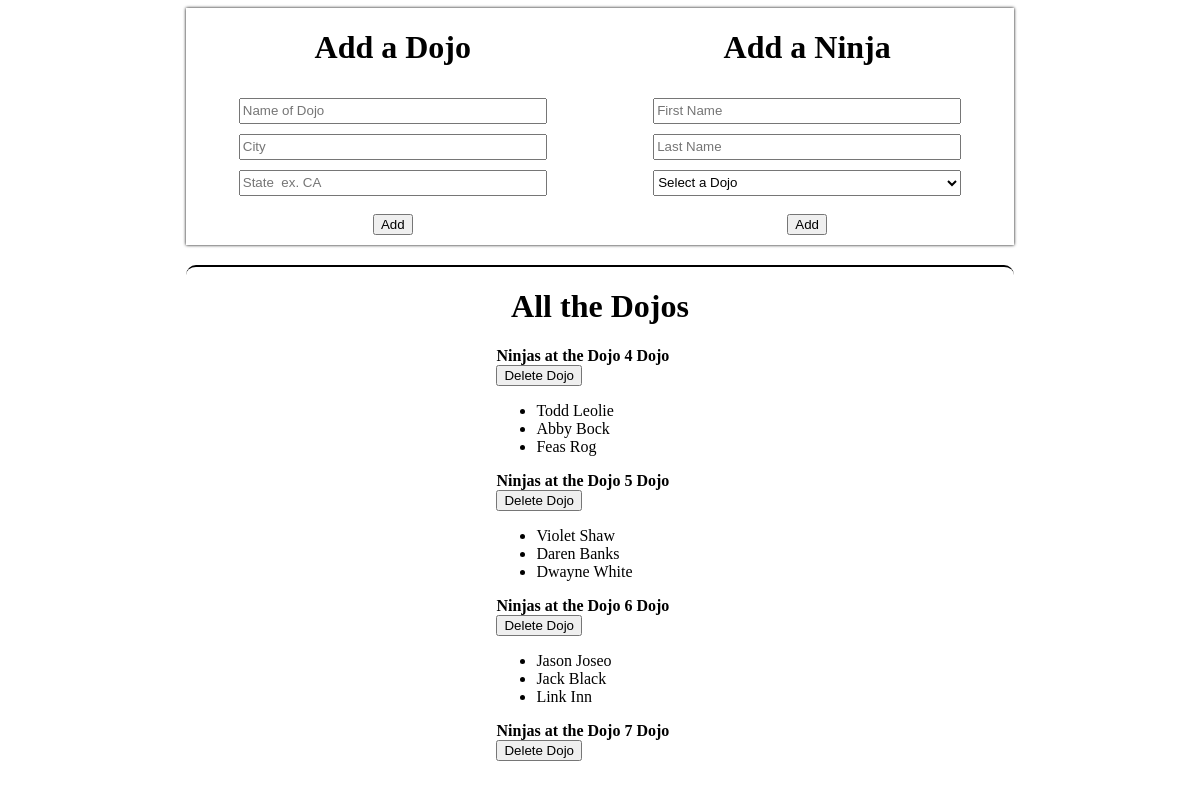
Before: / with the older database file.
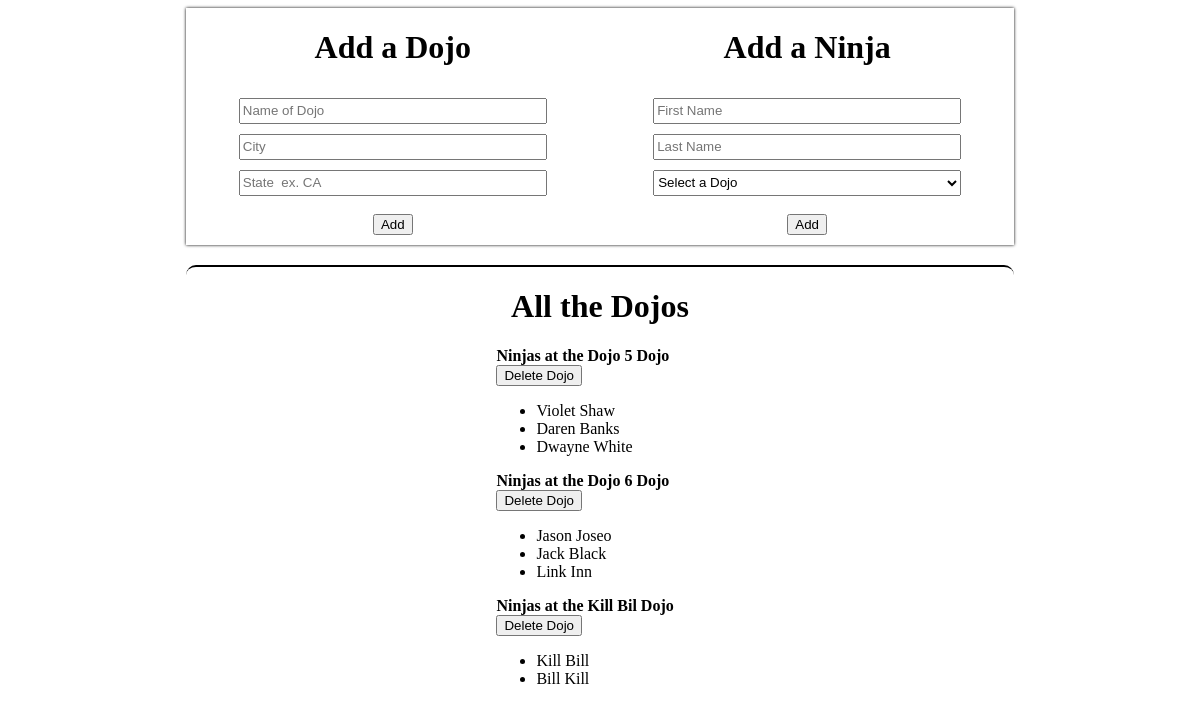
After: the same page with the newer database file.
### dojo_ninjas_app/models.py (models this page shows)
class Dojo(models.Model):
    loc_name = models.CharField(max_length = 40)
    city = models.CharField(max_length = 30)
    state = models.CharField(max_length = 30)
    desc = models.TextField(null=True)

class Ninja(models.Model):
    dojo = models.ForeignKey(Dojo, related_name="ninjas", on_delete = models.CASCADE)
    first_name = models.CharField(max_length = 30)
    last_name = models.CharField(max_length = 30)

### dojo_ninjas_app/views.py (the view)
# urls.py: path('', views.index),
def index(request):
    if 'count' not in request.session:
        request.session['count'] = 0
    print(request.session['count'])
    context = {
        'Dojos': Dojo.objects.all(),
        'count': Ninja.objects.all()
    }
    return render(request, 'index.html', context)

### dojo_ninjas_app/templates/index.html (shortened to what this page needs)
<!DOCTYPE html>
<html lang="en">
<head>
    {% load static %}
    <link rel="stylesheet" type="text/css" href="{% static 'style.css' %}">
</head>
<body>
    <div class="bodyBox">
        <div class="topBox">
            <div class="topLeft">
                <h1>Add a Dojo</h1>
                <div class="userInputs">
                    <form action="process/dojo" method="POST">
                        <input type="text" name="name" id="name" placeholder="Name of Dojo" required>
                        <input type="text" name="city" id="city" placeholder="City" required>
                        <input type="text" name="state" id="state" placeholder="State  ex. CA" required><br>
                        <br><button type="submit">Add</button>
                    </form>
                </div>
            </div>
            <div class="topRight">
                <h1>Add a Ninja</h1>
                <div class="userInputs">
                    <form action="/process/ninja" method="POST">
                        <input type="text" name="first_name" id="first_name" placeholder="First Name" required>
                        <input type="text" name="last_name" id="last_city" placeholder="Last Name" required>
                        <select name="dojo" id="dojo" required>
                            <option value="" disabled selected>Select a Dojo</option>
                        </select><br>
                        <br><button type="submit">Add</button>
                    </form>
                </div>
            </div>
        </div>
        <div class="bottomBox">
            <div class="list">
                <h1>All the Dojos</h1>
                {% for dojo in Dojos %}
                    <label><strong>Ninjas at the {{dojo.loc_name}} Dojo</strong></label>
                    <form action="/deleted" method="POST">
                        <button type="submit">Delete Dojo</button>
                    </form>
                    <ul>
                        {% for ninja in dojo.ninjas.all %}
                        <li>{{ninja.first_name}} {{ninja.last_name}}</li>
                        {% endfor %}
                    </ul>
                {% endfor %}
            </div>
        </div>
    </div>
</body>
</html>

### dojo_ninjas_app/static/style.css (style rules this page uses)
.bodyBox { display: block; margin-left: auto; margin-right: auto; width: 70%; }
.topBox { display: flex; box-shadow: 0px 0px 3px 0px black; padding-bottom: 10px; }
.topLeft { text-align: center; }
.topRight { text-align: center; }
.bottomBox { border-top: 2px solid black; border-radius: 10px; margin-top: 20px; }
h1 { text-align: center; }
.list { display: block; margin-left: auto; margin-right: auto; width: 25%; }
input { margin-top: 10px; width: 300px; height: 20px; }
select { width: 308px; height: 26px; margin-top: 10px; }

Changed rows visible on the page:
removed Dojo: loc_name "Dojo 4"
removed Ninja: first_name "Todd", last_name "Leolie", shown under "Dojo 4"
removed Ninja: first_name "Abby", last_name "Bock", shown under "Dojo 4"
removed Ninja: first_name "Feas", last_name "Rog", shown under "Dojo 4"
removed Dojo: loc_name "Dojo 7"
added Dojo: loc_name "Kill Bil"
added Ninja: first_name "Kill", last_name "Bill", shown under "Kill Bil"
added Ninja: first_name "Bill", last_name "Kill", shown under "Kill Bil"
